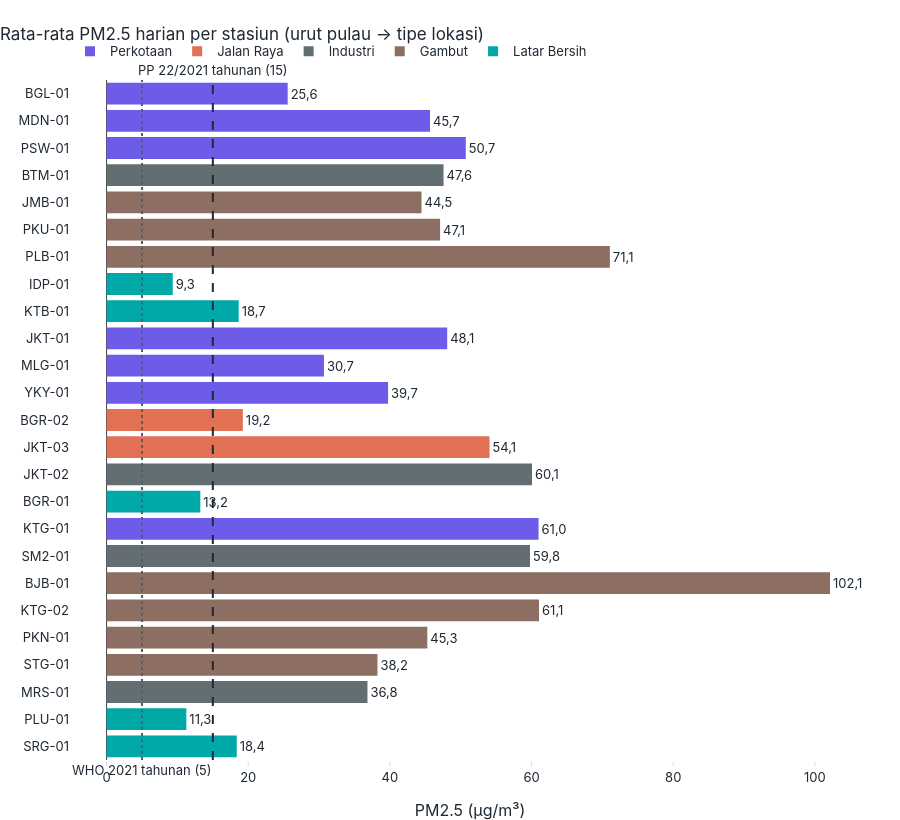

Notebook code for this chart:
### Code cell
fig = go.Figure(go.Bar(y=desk.index, x=desk.rata2, orientation="h", marker_color=[WARNA[t] for t in desk.kelompok_lokasi], showlegend=False,
                       text=[fl(v, 1) for v in desk.rata2], textposition="outside", customdata=np.c_[desk["median"], desk.p95, desk.maks, desk.n_hari, desk.status_analisis],
                       hovertemplate="%{y}<br>rata-rata %{x:.1f} µg/m³<br>median %{customdata[0]:.1f} · P95 %{customdata[1]:.1f} · maks %{customdata[2]:.0f}<br>%{customdata[3]} hari · status %{customdata[4]}<extra></extra>"))
legenda_tipe(fig)
fig.add_vline(x=15, line=dict(dash="dash", color=style.WARNA_TEKS), annotation_text="PP 22/2021 tahunan (15)", annotation_position="top")
fig.add_vline(x=5, line=dict(dash="dot", color=style.WARNA_TEKS_REDUP), annotation_text="WHO 2021 tahunan (5)", annotation_position="bottom")
fig.update_yaxes(autorange="reversed", showgrid=False)
style.terapkan(fig, "Rata-rata PM2.5 harian per stasiun (urut pulau → tipe lokasi)", 820, "PM2.5 (µg/m³)")
simpan(fig, "04_A1_rata2_pm25_stasiun", 820); fig.show()

### Figure 1 — Plotly figure (JSON) as saved in the notebook; plotly's stock layout.template omitted (floating-point values rounded to 4 significant figures)
{"data": [{"customdata": [[24.35, 33.31, 34.15, 1018, "Layak"], [42.22, 55.84, 59.46, 371, "Terbatas"], [41.06, 96.02, 102.8, 1018, "Layak"], [36.56, 101.7, 164.7, 1018, "Layak"], [30.86, 112.4, 183.5, 1018, "Layak"], [33.72, 114.0, 175.6, 1018, "Layak"], [47.37, 176.4, 238.7, 696, "Terbatas"], [9.41, 11.17, 11.75, 1018, "Layak"], [11.9, 51.66, 189.0, 1018, "Layak"], [46.55, 52.81, 54.42, 1018, "Layak"], [29.02, 39.91, 41.2, 1018, "Layak"], [39.49, 53.44, 55.9, 1018, "Layak"], [19.22, 19.87, 20.39, 1018, "Layak"], [52.56, 58.74, 60.33, 1018, "Layak"], [58.5, 64.82, 66.37, 1018, "Layak"], [13.22, 13.82, 14.43, 1018, "Layak"], [22.62, 125.8, 1128.0, 1018, "Layak"], [43.29, 176.0, 292.3, 771, "Terbatas"], [37.21, 336.7, 336.7, 1018, "Layak"], [22.6, 126.0, 1120.0, 1018, "Layak"], [23.48, 147.4, 628.0, 1018, "Layak"], [21.46, 120.8, 320.2, 1018, "Layak"], [34.6, 47.86, 48.8, 1018, "Layak"], [10.99, 14.7, 16.77, 1018, "Layak"], [17.62, 24.04, 24.83, 1018, "Layak"]], "hovertemplate": "%{y}<br>rata-rata %{x:.1f} µg/m³<br>median %{customdata[0]:.1f} · P95 %{customdata[1]:.1f} · maks %{customdata[2]:.0f}<br>%{customdata[3]} hari · status %{customdata[4]}<extra></extra>", "marker": {"color": ["#6C5CE7", "#6C5CE7", "#6C5CE7", "#636E72", "#8D6E63", "#8D6E63", "#8D6E63", "#00A8A8", "#00A8A8", "#6C5CE7", "#6C5CE7", "#6C5CE7", "#E17055", "#E17055", "#636E72", "#00A8A8", "#6C5CE7", "#636E72", "#8D6E63", "#8D6E63", "#8D6E63", "#8D6E63", "#636E72", "#00A8A8", "#00A8A8"]}, "orientation": "h", "showlegend": false, "text": ["25,6", "45,7", "50,7", "47,6", "44,5", "47,1", "71,1", "9,3", "18,7", "48,1", "30,7", "39,7", "19,2", "54,1", "60,1", "13,2", "61,0", "59,8", "102,1", "61,1", "45,3", "38,2", "36,8", "11,3", "18,4"], "textposition": "outside", "type": "bar", "x": [25.57, 45.66, 50.72, 47.57, 44.46, 47.09, 71.06, 9.338, 18.65, 48.09, 30.69, 39.74, 19.24, 54.06, 60.06, 13.23, 60.99, 59.78, 102.1, 61.06, 45.28, 38.24, 36.83, 11.26, 18.38], "y": ["BGL-01", "MDN-01", "PSW-01", "BTM-01", "JMB-01", "PKU-01", "PLB-01", "IDP-01", "KTB-01", "JKT-01", "MLG-01", "YKY-01", "BGR-02", "JKT-03", "JKT-02", "BGR-01", "KTG-01", "SM2-01", "BJB-01", "KTG-02", "PKN-01", "STG-01", "MRS-01", "PLU-01", "SRG-01"]}, {"marker": {"color": "#6C5CE7", "size": 10, "symbol": "square"}, "mode": "markers", "name": "Perkotaan", "type": "scatter", "x": [null], "y": [null]}, {"marker": {"color": "#E17055", "size": 10, "symbol": "square"}, "mode": "markers", "name": "Jalan Raya", "type": "scatter", "x": [null], "y": [null]}, {"marker": {"color": "#636E72", "size": 10, "symbol": "square"}, "mode": "markers", "name": "Industri", "type": "scatter", "x": [null], "y": [null]}, {"marker": {"color": "#8D6E63", "size": 10, "symbol": "square"}, "mode": "markers", "name": "Gambut", "type": "scatter", "x": [null], "y": [null]}, {"marker": {"color": "#00A8A8", "size": 10, "symbol": "square"}, "mode": "markers", "name": "Latar Bersih", "type": "scatter", "x": [null], "y": [null]}], "layout": {"annotations": [{"showarrow": false, "text": "PP 22/2021 tahunan (15)", "x": 15, "xanchor": "center", "xref": "x", "y": 1, "yanchor": "bottom", "yref": "y domain"}, {"showarrow": false, "text": "WHO 2021 tahunan (5)", "x": 5, "xanchor": "center", "xref": "x", "y": 0, "yanchor": "top", "yref": "y domain"}], "height": 820, "shapes": [{"line": {"color": "#1F2933", "dash": "dash"}, "type": "line", "x0": 15, "x1": 15, "xref": "x", "y0": 0, "y1": 1, "yref": "y domain"}, {"line": {"color": "#52606D", "dash": "dot"}, "type": "line", "x0": 5, "x1": 5, "xref": "x", "y0": 0, "y1": 1, "yref": "y domain"}], "title": {"text": "Rata-rata PM2.5 harian per stasiun (urut pulau → tipe lokasi)"}, "xaxis": {"title": {"text": "PM2.5 (µg/m³)"}}, "yaxis": {"autorange": "reversed", "showgrid": false}}}
